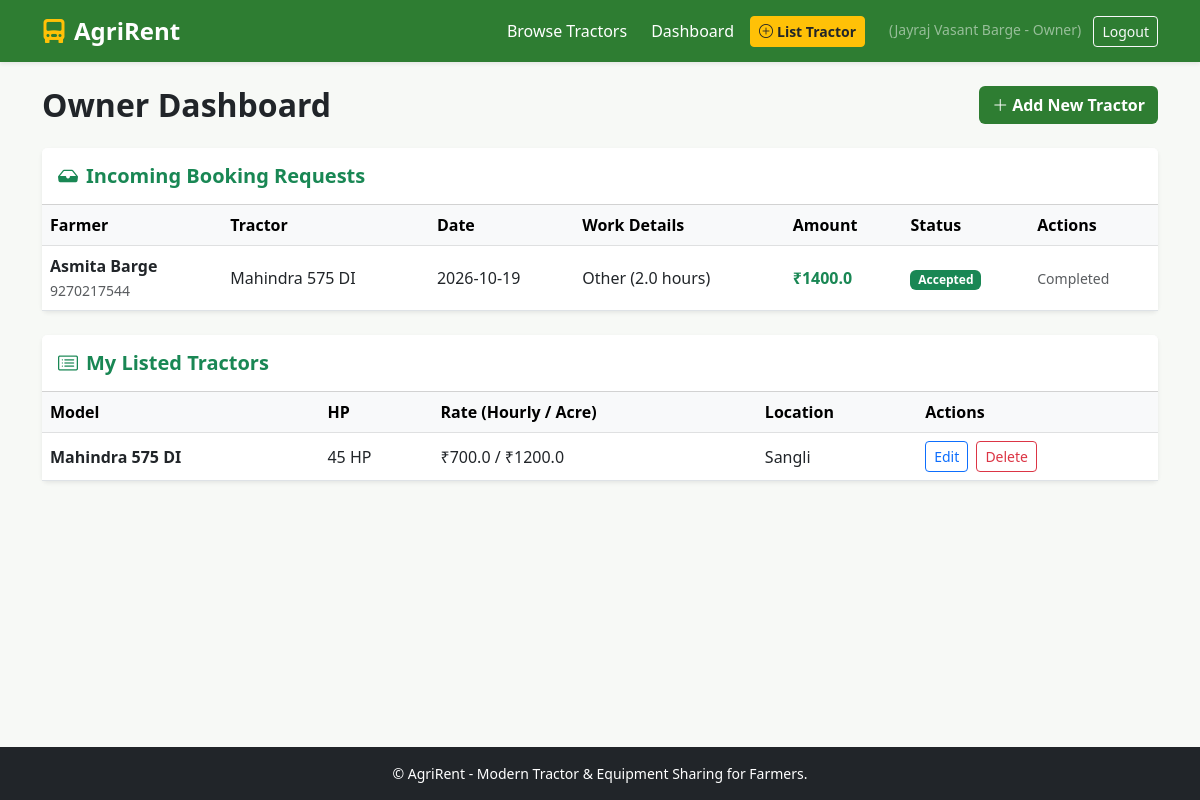
The page /owner/dashboard (signed in) on the database its author committed.
### tables this page shows
CREATE TABLE bookings (
                id INTEGER PRIMARY KEY AUTOINCREMENT,
                tractor_id INTEGER NOT NULL,
                farmer_id INTEGER NOT NULL,
                booking_date DATE NOT NULL,
                duration_type TEXT CHECK(duration_type IN ('hours', 'acres')) NOT NULL,
                duration_value REAL NOT NULL,
                work_type TEXT NOT NULL,
                notes TEXT,
                total_price REAL NOT NULL,
                status TEXT CHECK(status IN ('Pending', 'Accepted', 'Rejected')) DEFAULT 'Pending',
                created_at TIMESTAMP DEFAULT CURRENT_TIMESTAMP,
                FOREIGN KEY (tractor_id) REFERENCES tractors (id) ON DELETE CASCADE,
                FOREIGN KEY (farmer_id) REFERENCES users (id) ON DELETE CASCADE
            );

CREATE TABLE users (
                id INTEGER PRIMARY KEY AUTOINCREMENT,
                name TEXT NOT NULL,
                phone TEXT NOT NULL UNIQUE,
                email TEXT,
                password_hash TEXT NOT NULL,
                role TEXT CHECK(role IN ('farmer', 'owner')) NOT NULL,
                created_at TIMESTAMP DEFAULT CURRENT_TIMESTAMP
            );

CREATE TABLE tractors (
                id INTEGER PRIMARY KEY AUTOINCREMENT,
                owner_id INTEGER NOT NULL,
                model TEXT NOT NULL,
                hp INTEGER NOT NULL,
                price_per_hour REAL NOT NULL,
                price_per_acre REAL NOT NULL,
                location TEXT NOT NULL,
                contact_number TEXT NOT NULL,
                description TEXT,
                is_available INTEGER DEFAULT 1,
                created_at TIMESTAMP DEFAULT CURRENT_TIMESTAMP,
                FOREIGN KEY (owner_id) REFERENCES users (id) ON DELETE CASCADE
            );

### app.py (the view)
@app.route('/owner/dashboard')
@login_required
@role_required('owner')
def owner_dashboard():
    db = get_db()
    my_tractors = db.execute(
        "SELECT * FROM tractors WHERE owner_id = ? ORDER BY created_at DESC",
        (session['user_id'],)
    ).fetchall()
    incoming_bookings = db.execute('''
        SELECT b.*, t.model, u.name as farmer_name, u.phone as farmer_phone
        FROM bookings b
        JOIN tractors t ON b.tractor_id = t.id
        JOIN users u ON b.farmer_id = u.id
        WHERE t.owner_id = ?
        ORDER BY b.created_at DESC
    ''', (session['user_id'],)).fetchall()
    return render_template('owner_dashboard.html', tractors=my_tractors, bookings=incoming_bookings)

### app.py (called while the page is built)
def get_db():
    if 'db' not in g:
        g.db = sqlite3.connect(DATABASE)
        g.db.row_factory = sqlite3.Row
        g.db.execute("PRAGMA foreign_keys = ON;")
    return g.db

def login_required(f):
    @wraps(f)
    def decorated_function(*args, **kwargs):
        if 'user_id' not in session:
            flash('Please log in to access this page.', 'warning')
            return redirect(url_for('login'))
        return f(*args, **kwargs)
    return decorated_function

def role_required(role):
    def decorator(f):
        @wraps(f)
        def decorated_function(*args, **kwargs):
            if 'user_id' not in session:
                flash('Please log in first.', 'warning')
                return redirect(url_for('login'))
            if session.get('user_role') != role:
                flash('Unauthorized access for your user type.', 'danger')
                return redirect(url_for('index'))
            return f(*args, **kwargs)
        return decorated_function
    return decorator

### templates/owner_dashboard.html
{% extends 'base.html' %}
{% block content %}
<div class="d-flex justify-content-between align-items-center mb-4">
    <h2 class="fw-bold mb-0">Owner Dashboard</h2>
    <a href="{{ url_for('add_tractor') }}" class="btn btn-agri fw-bold"><i class="bi bi-plus-lg me-1"></i>Add New Tractor</a>
</div>
<div class="card shadow-sm border-0 mb-4">
    <div class="card-header bg-white py-3">
        <h5 class="fw-bold mb-0 text-success"><i class="bi bi-inbox-fill me-2"></i>Incoming Booking Requests</h5>
    </div>
    <div class="card-body p-0">
        {% if bookings %}
            <div class="table-responsive">
                <table class="table table-hover align-middle mb-0">
                    <thead class="table-light">
                        <tr>
                            <th>Farmer</th>
                            <th>Tractor</th>
                            <th>Date</th>
                            <th>Work Details</th>
                            <th>Amount</th>
                            <th>Status</th>
                            <th>Actions</th>
                        </tr>
                    </thead>
                    <tbody>
                        {% for b in bookings %}
                        <tr>
                            <td>
                                <strong>{{ b.farmer_name }}</strong><br>
                                <small class="text-muted">{{ b.farmer_phone }}</small>
                            </td>
                            <td>{{ b.model }}</td>
                            <td>{{ b.booking_date }}</td>
                            <td>{{ b.work_type }} ({{ b.duration_value }} {{ b.duration_type }})</td>
                            <td class="fw-bold text-success">₹{{ b.total_price }}</td>
                            <td>
                                {% if b.status == 'Pending' %}
                                    <span class="badge bg-warning text-dark">Pending</span>
                                {% elif b.status == 'Accepted' %}
                                    <span class="badge bg-success">Accepted</span>
                                {% else %}
                                    <span class="badge bg-danger">Rejected</span>
                                {% endif %}
                            </td>
                            <td>
                                {% if b.status == 'Pending' %}
                                    <form method="POST" action="{{ url_for('update_booking_status', booking_id=b.id, action='accept') }}" class="d-inline">
                                        <button class="btn btn-success btn-sm"><i class="bi bi-check-lg"></i> Accept</button>
                                    </form>
                                    <form method="POST" action="{{ url_for('update_booking_status', booking_id=b.id, action='reject') }}" class="d-inline">
                                        <button class="btn btn-outline-danger btn-sm"><i class="bi bi-x-lg"></i> Reject</button>
                                    </form>
                                {% else %}
                                    <span class="text-muted small">Completed</span>
                                {% endif %}
                            </td>
                        </tr>
                        {% endfor %}
                    </tbody>
                </table>
            </div>
        {% else %}
            <div class="p-4 text-center text-muted">No booking requests received yet.</div>
        {% endif %}
    </div>
</div>
<div class="card shadow-sm border-0">
    <div class="card-header bg-white py-3">
        <h5 class="fw-bold mb-0 text-success"><i class="bi bi-card-list me-2"></i>My Listed Tractors</h5>
    </div>
    <div class="card-body p-0">
        {% if tractors %}
            <div class="table-responsive">
                <table class="table table-hover align-middle mb-0">
                    <thead class="table-light">
                        <tr>
                            <th>Model</th>
                            <th>HP</th>
                            <th>Rate (Hourly / Acre)</th>
                            <th>Location</th>
                            <th>Actions</th>
                        </tr>
                    </thead>
                    <tbody>
                        {% for t in tractors %}
                        <tr>
                            <td class="fw-bold">{{ t.model }}</td>
                            <td>{{ t.hp }} HP</td>
                            <td>₹{{ t.price_per_hour }} / ₹{{ t.price_per_acre }}</td>
                            <td>{{ t.location }}</td>
                            <td>
                                <a href="{{ url_for('edit_tractor', tractor_id=t.id) }}" class="btn btn-sm btn-outline-primary me-1">Edit</a>
                                <form method="POST" action="{{ url_for('delete_tractor', tractor_id=t.id) }}" class="d-inline" onsubmit="return confirm('Delete this listing?');">
                                    <button class="btn btn-sm btn-outline-danger">Delete</button>
                                </form>
                            </td>
                        </tr>
                        {% endfor %}
                    </tbody>
                </table>
            </div>
        {% else %}
            <div class="p-4 text-center text-muted">You have not listed any tractors yet. Click "Add New Tractor" above.</div>
        {% endif %}
    </div>
</div>
{% endblock %}

### templates/base.html (shortened to what this page needs)
<!DOCTYPE html>
<html lang="en">
<head>
    <link href="https://cdn.jsdelivr.net/npm/bootstrap@5.3.0/dist/css/bootstrap.min.css" rel="stylesheet">
    <link href="https://cdn.jsdelivr.net/npm/bootstrap-icons@1.10.5/font/bootstrap-icons.css" rel="stylesheet">
</head>
<body>
<nav class="navbar navbar-expand-lg navbar-dark navbar-agri sticky-top shadow-sm">
    <div class="container">
        <a class="navbar-brand fw-bold fs-4" href="{{ url_for('index') }}">
            <i class="bi bi-truck-front-fill me-2 text-warning"></i>AgriRent
        </a>
        <div class="collapse navbar-collapse" id="navMenu">
            <ul class="navbar-nav ms-auto align-items-lg-center gap-2">
                <li class="nav-item">
                    <a class="nav-link text-white" href="{{ url_for('index') }}">Browse Tractors</a>
                </li>
                {% if session.get('user_id') %}
                    {% if session.get('user_role') == 'farmer' %}
                        <li class="nav-item">
                            <a class="nav-link text-white" href="{{ url_for('farmer_bookings') }}">My Bookings</a>
                        </li>
                    {% elif session.get('user_role') == 'owner' %}
                        <li class="nav-item">
                            <a class="nav-link text-white" href="{{ url_for('owner_dashboard') }}">Dashboard</a>
                        </li>
                        <li class="nav-item">
                            <a class="btn btn-warning btn-sm fw-bold text-dark" href="{{ url_for('add_tractor') }}">
                                <i class="bi bi-plus-circle me-1"></i>List Tractor
                            </a>
                        </li>
                    {% endif %}
                    <li class="nav-item ms-lg-3">
                        <span class="text-white-50 me-2 small">({{ session.get('user_name') }} - {{ session.get('user_role').capitalize() }})</span>
                        <a href="{{ url_for('logout') }}" class="btn btn-outline-light btn-sm">Logout</a>
                    </li>
                {% endif %}
            </ul>
        </div>
    </div>
</nav>
<div class="container my-4">
    {% block content %}{% endblock %}
</div>
<footer class="bg-dark text-white text-center py-3">
    <div class="container small">
        <p class="mb-0">© AgriRent - Modern Tractor & Equipment Sharing for Farmers.</p>
    </div>
</footer>
</body>
</html>

### templates/base.html (style rules this page uses)
:root { --agri-green: #2e7d32; --agri-dark: #1b5e20; --agri-wheat: #fff8e1; }
body { background-color: #f7f9f6; font-family: system-ui, -apple-system, sans-serif; min-height: 100vh; display: flex; flex-direction: column; }
.navbar-agri { background-color: var(--agri-green); }
.btn-agri { background-color: var(--agri-green); color: white; }
footer { margin-top: auto; }

### rows shown on the page
bookings: farmer_name "Asmita Barge", farmer_phone "9270217544", model "Mahindra 575 DI", booking_date "2026-10-19", work_type "Other", duration_value "2.0", duration_type "hours", total_price "1400.0", status "Accepted"
tractors: model "Mahindra 575 DI", hp "45", price_per_hour "700.0", price_per_acre "1200.0", location "Sangli"

### other values the page prints
{{ session.get('user_name') }} "Jayraj Vasant Barge"
{{ session.get('user_role').capitalize() }} "Owner"
